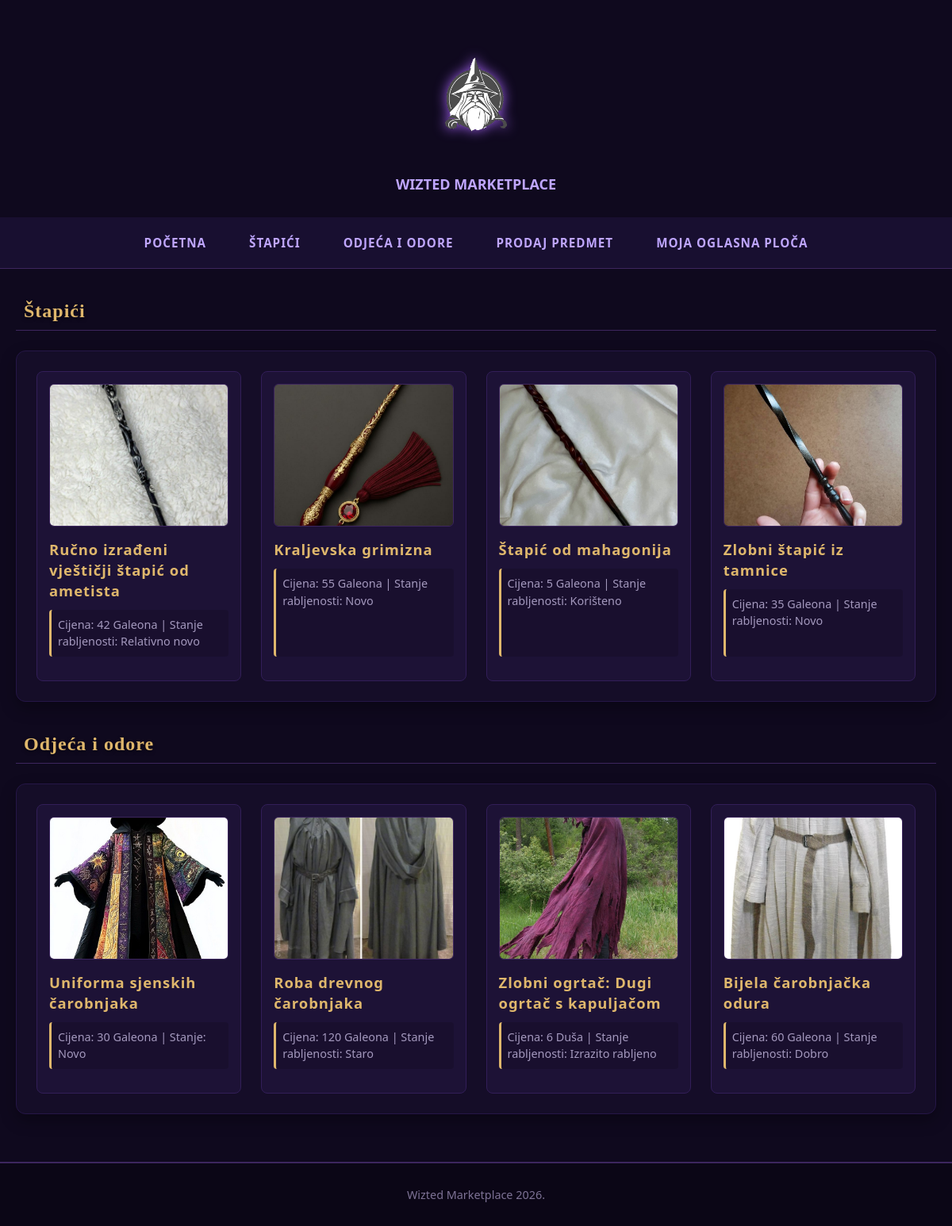
The page / on the database its author committed.
### tables this page shows
CREATE TABLE `vijesti` (
  `id` int(11) NOT NULL,
  `datum` datetime NOT NULL,
  `naslov` varchar(255) NOT NULL,
  `sazetak` text NOT NULL,
  `tekst` text NOT NULL,
  `slika` varchar(255) NOT NULL,
  `kategorija` varchar(50) NOT NULL,
  `arhiva` tinyint(1) NOT NULL DEFAULT 0
);

### index.php (the view, shortened to what this page needs)
<?php include 'connect.php'; ?>
<!DOCTYPE html>
<html lang="bs">
<head>
    <link rel="stylesheet" type="text/css" href="style.css">
</head>
<body>
    <header><img src="img/logo.png" alt="Wizted Logo" class="logo"><a>WIZTED MARKETPLACE</a></header>
    <nav>
        <div class="nav-kontejner">
            <a href="index.php">Početna</a>
            <a href="kategorija.php?kategorija=Štapići">Štapići</a>
            <a href="kategorija.php?kategorija=Odjeća i odore">Odjeća i odore</a>
            <a href="unos.html">Prodaj predmet</a>
            <a href="administrator.php">Moja oglasna ploča</a>
        </div>
    </nav>
    <section id="sadrzaj">
        <h2 style="text-align: left; padding-left:10px;">Štapići</h2>
        <div class="vijesti-red">
            <?php
            $query = "SELECT * FROM vijesti WHERE arhiva=0 AND kategorija='Štapići' ORDER BY id DESC LIMIT 4";
            $result = mysqli_query($dbc, $query);
            while($row = mysqli_fetch_array($result)) {
                echo '<article>';
                echo '  <a href="clanak.php?id='.$row['id'].'"><img src="img/'.$row['slika'].'" alt="Predmet" class="vijest-slika"></a>';
                echo '  <h3><a href="clanak.php?id='.$row['id'].' " style="text-decoration:none; color:#dfb76c;">'.$row['naslov'].'</a></h3>';
                echo '  <p>'.$row['sazetak'].'</p>';
                echo '</article>';
            }
            ?>
        </div>
        <h2 style="text-align: left; padding-left:10px; margin-top:40px;">Odjeća i odore</h2>
        <div class="vijesti-red">
            <?php
            $query = "SELECT * FROM vijesti WHERE arhiva=0 AND kategorija='Odjeća i odore' ORDER BY id DESC LIMIT 4";
            $result = mysqli_query($dbc, $query);
            while($row = mysqli_fetch_array($result)) {
                echo '<article>';
                echo '  <a href="clanak.php?id='.$row['id'].'"><img src="img/'.$row['slika'].'" alt="Predmet" class="vijest-slika"></a>';
                echo '  <h3><a href="clanak.php?id='.$row['id'].'" style="text-decoration:none; color:#dfb76c;">'.$row['naslov'].'</a></h3>';
                echo '  <p>'.$row['sazetak'].'</p>';
                echo '</article>';
            }
            ?>
        </div>
    </section>
    <footer><p>Wizted Marketplace 2026.</p></footer>
</body>
</html>

### style.css (style rules this page uses)
* { margin: 0; padding: 0; box-sizing: border-box; font-family: 'Segoe UI', Tahoma, Geneva, Verdana, sans-serif; }
body { background-color: #0f091e; color: #e2daf0; }
h1, h2, h3, .clanak-naslov { font-family: 'Georgia', serif; color: #dfb76c; letter-spacing: 1px; }
header { display: flex; flex-direction: column; align-items: center; padding: 20px 0; }
header a { display: inline-block; color: #bfa6ff; font-size: 18px; font-weight: bold; text-decoration: none; transition: color 0.3s ease; padding-bottom: 10px; }
header .logo { display: block; max-height: 200px; width: auto; filter: drop-shadow(0 0 8px #9b5de5); }
nav { background-color: #180f30; width: 100%; border-bottom: 1px solid #3d265e; }
.nav-kontejner { max-width: 1200px; margin: 0 auto; padding: 5px 20px; display: flex; justify-content: center; flex-wrap: wrap; }
nav a { color: #bfa6ff; text-decoration: none; padding: 12px 22px; margin: 5px; font-weight: bold; font-size: 0.95rem; text-transform: uppercase; letter-spacing: 1px; border-radius: 4px; transition: all 0.3s ease; }
#sadrzaj { max-width: 1200px; margin: 40px auto; padding: 0 20px; }
#sadrzaj h2 { margin-bottom: 25px; border-bottom: 1px solid #3d265e; padding-bottom: 10px; text-shadow: 0 2px 4px rgba(0,0,0,0.5); }
.vijesti-red { display: grid; grid-template-columns: repeat(4, 1fr); gap: 25px; background-color: #150d28; padding: 25px; margin-bottom: 40px; border-radius: 12px; border: 1px solid #251647; box-shadow: 0 8px 20px rgba(0,0,0,0.3); }
article { background-color: #1d1236; padding: 15px; border-radius: 8px; border: 1px solid #321e58; display: flex; flex-direction: column; transition: transform 0.3s ease, box-shadow 0.3s ease; }
article:not(:last-child) { border-right: 1px solid #321e58; }
.vijest-slika { width: 100%; height: 180px; object-fit: cover; border-radius: 6px; margin-bottom: 12px; border: 1px solid #3d265e; }
article h3 { font-size: 1.15rem; margin-bottom: 10px; line-height: 1.3; }
article h3 a { transition: color 0.2s; }
article p { color: #a499be; margin-bottom: 15px; flex-grow: 1; line-height: 1.5; font-size: 0.9rem; background: rgba(0,0,0,0.15); padding: 8px; border-radius: 4px; border-left: 3px solid #dfb76c; }
footer { background-color: #0b0616; color: #7d7295; text-align: center; padding: 30px; border-top: 2px solid #3d265e; margin-top: 60px; font-size: 0.9rem; }

### rows shown on the page
vijesti: slika (picture), naslov "Ručno izrađeni vještičji štapić od ametista", sazetak "Cijena: 42 Galeona | Stanje rabljenosti: Relativno novo"
vijesti: slika (picture), naslov "Kraljevska grimizna", sazetak "Cijena: 55 Galeona | Stanje rabljenosti: Novo"
vijesti: slika (picture), naslov "Štapić od mahagonija", sazetak "Cijena: 5 Galeona | Stanje rabljenosti: Korišteno"
vijesti: slika (picture), naslov "Zlobni štapić iz tamnice", sazetak "Cijena: 35 Galeona | Stanje rabljenosti: Novo"
vijesti: slika (picture), naslov "Uniforma sjenskih čarobnjaka", sazetak "Cijena: 30 Galeona | Stanje: Novo"
vijesti: slika (picture), naslov "Roba drevnog čarobnjaka", sazetak "Cijena: 120 Galeona | Stanje rabljenosti: Staro"
vijesti: slika (picture), naslov "Zlobni ogrtač: Dugi ogrtač s kapuljačom", sazetak "Cijena: 6 Duša | Stanje rabljenosti: Izrazito rabljeno"
vijesti: slika (picture), naslov "Bijela čarobnjačka odura", sazetak "Cijena: 60 Galeona | Stanje rabljenosti: Dobro"
